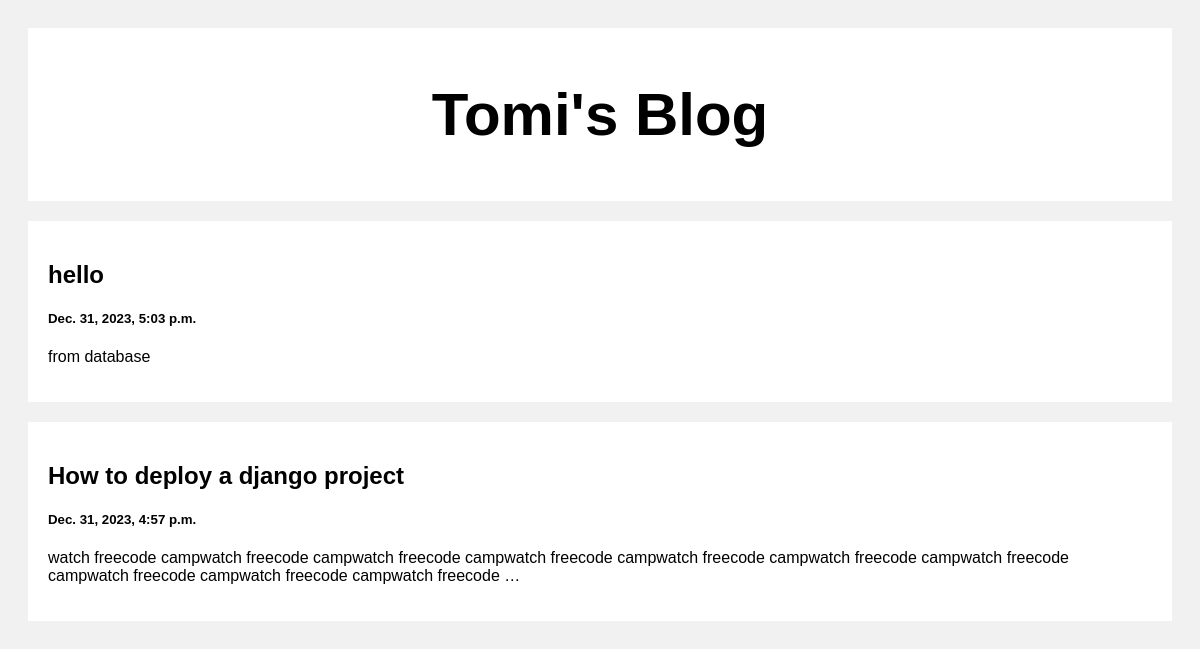
The page / on the database its author committed.
### posts/models.py (models this page shows)
class Post(models.Model):
    title= models.CharField(max_length=100)
    body= models.CharField(max_length=1000000)
    created_at = models.DateTimeField(default=datetime.now, blank=True)

### posts/views.py (the view)
# urls.py: path('', views.index, name='index'),
def index(request):
    posts= Post.objects.all()
    return render(request, 'index.html', {'posts': posts})

### templates/index.html (shortened to what this page needs)
<!DOCTYPE html>
<html>
<head><title>HI</title>
</head>
<body>
<div class="header">
  <h2>Tomi's Blog</h2>
</div>
<div class="row">
  <div class="leftcolumn">
    {% for post in posts reversed %}
    <div class="card">
      <a style="text-decoration: none; color: black;" href="/post/{{post.id}}">
        <h2>{{post.title}}</h2>
        <h5>{{post.created_at}}</h5>
        <p>{{post.body|truncatewords:20}}</p>
      </a>
    </div>
    {% endfor %}
  </div>
</div>
</body>
</html>

### templates/index.html (style rules this page uses)
* { box-sizing: border-box; }
body { font-family: Arial; padding: 20px; background: #f1f1f1; }
.header { padding: 2px; font-size: 40px; text-align: center; background: white; }
.leftcolumn { float: left; width: 100%; }
.card { background-color: white; padding: 20px; margin-top: 20px; }
.row:after { content: ""; display: table; clear: both; }

### rows shown on the page
Post: title "hello", created_at "Dec. 31, 2023, 5:03 p.m.", body "from database"
Post: title "How to deploy a django project", created_at "Dec. 31, 2023, 4:57 p.m.", body "watch freecode campwatch freecode campwatch freecode campwatch freecode campwatch freecode campwatch freecode campwatch freecode campwatch freecode campwatch freecode campwatch freecode …"
